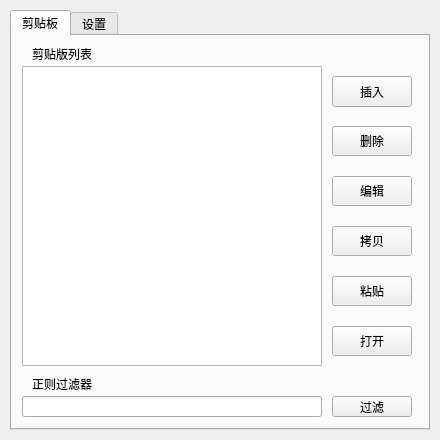
<?xml version="1.0" encoding="UTF-8"?>
<ui version="4.0">
 <class>MainWindow</class>
 <widget class="QMainWindow" name="MainWindow">
  <property name="geometry">
   <rect>
    <x>0</x>
    <y>0</y>
    <width>440</width>
    <height>440</height>
   </rect>
  </property>
  <property name="windowTitle">
   <string>ClipBoardQt</string>
  </property>
  <property name="iconSize">
   <size>
    <width>96</width>
    <height>96</height>
   </size>
  </property>
  <property name="animated">
   <bool>true</bool>
  </property>
  <property name="documentMode">
   <bool>false</bool>
  </property>
  <property name="dockNestingEnabled">
   <bool>false</bool>
  </property>
  <property name="unifiedTitleAndToolBarOnMac">
   <bool>false</bool>
  </property>
  <widget class="QWidget" name="centralwidget">
   <widget class="QTabWidget" name="mTabWidget">
    <property name="geometry">
     <rect>
      <x>10</x>
      <y>10</y>
      <width>420</width>
      <height>420</height>
     </rect>
    </property>
    <property name="currentIndex">
     <number>0</number>
    </property>
    <property name="documentMode">
     <bool>false</bool>
    </property>
    <widget class="QWidget" name="mTabClipBoard">
     <attribute name="title">
      <string>剪贴板</string>
     </attribute>
     <widget class="QLineEdit" name="mRegexpInput">
      <property name="geometry">
       <rect>
        <x>10</x>
        <y>360</y>
        <width>300</width>
        <height>21</height>
       </rect>
      </property>
     </widget>
     <widget class="QListWidget" name="mListWidget">
      <property name="geometry">
       <rect>
        <x>10</x>
        <y>30</y>
        <width>300</width>
        <height>300</height>
       </rect>
      </property>
     </widget>
     <widget class="QLabel" name="label">
      <property name="geometry">
       <rect>
        <x>20</x>
        <y>10</y>
        <width>141</width>
        <height>16</height>
       </rect>
      </property>
      <property name="text">
       <string>剪贴版列表</string>
      </property>
     </widget>
     <widget class="QLabel" name="label_2">
      <property name="geometry">
       <rect>
        <x>20</x>
        <y>340</y>
        <width>171</width>
        <height>16</height>
       </rect>
      </property>
      <property name="text">
       <string>正则过滤器</string>
      </property>
     </widget>
     <widget class="QPushButton" name="mFilterButton">
      <property name="geometry">
       <rect>
        <x>320</x>
        <y>360</y>
        <width>80</width>
        <height>21</height>
       </rect>
      </property>
      <property name="text">
       <string>过滤</string>
      </property>
     </widget>
     <widget class="QPushButton" name="mDeleteButton">
      <property name="geometry">
       <rect>
        <x>320</x>
        <y>90</y>
        <width>80</width>
        <height>30</height>
       </rect>
      </property>
      <property name="text">
       <string>删除</string>
      </property>
     </widget>
     <widget class="QPushButton" name="mAddButton">
      <property name="geometry">
       <rect>
        <x>320</x>
        <y>40</y>
        <width>80</width>
        <height>31</height>
       </rect>
      </property>
      <property name="text">
       <string>插入</string>
      </property>
     </widget>
     <widget class="QPushButton" name="mOpenButton">
      <property name="geometry">
       <rect>
        <x>320</x>
        <y>290</y>
        <width>80</width>
        <height>30</height>
       </rect>
      </property>
      <property name="text">
       <string>打开</string>
      </property>
     </widget>
     <widget class="QPushButton" name="mCopyButton">
      <property name="geometry">
       <rect>
        <x>320</x>
        <y>190</y>
        <width>80</width>
        <height>30</height>
       </rect>
      </property>
      <property name="text">
       <string>拷贝</string>
      </property>
     </widget>
     <widget class="QPushButton" name="mEditButton">
      <property name="geometry">
       <rect>
        <x>320</x>
        <y>140</y>
        <width>80</width>
        <height>30</height>
       </rect>
      </property>
      <property name="text">
       <string>编辑</string>
      </property>
     </widget>
     <widget class="QPushButton" name="mPasteButton">
      <property name="geometry">
       <rect>
        <x>320</x>
        <y>240</y>
        <width>80</width>
        <height>30</height>
       </rect>
      </property>
      <property name="text">
       <string>粘贴</string>
      </property>
     </widget>
    </widget>
    <widget class="QWidget" name="mSettings">
     <attribute name="title">
      <string>设置</string>
     </attribute>
     <widget class="QLineEdit" name="mSettingInputSavePath">
      <property name="geometry">
       <rect>
        <x>10</x>
        <y>30</y>
        <width>390</width>
        <height>30</height>
       </rect>
      </property>
      <property name="text">
       <string>{APP}</string>
      </property>
     </widget>
     <widget class="QLabel" name="label_3">
      <property name="geometry">
       <rect>
        <x>20</x>
        <y>10</y>
        <width>91</width>
        <height>16</height>
       </rect>
      </property>
      <property name="text">
       <string>数据保存位置</string>
      </property>
     </widget>
     <widget class="QPushButton" name="mSettingSave">
      <property name="geometry">
       <rect>
        <x>250</x>
        <y>350</y>
        <width>75</width>
        <height>30</height>
       </rect>
      </property>
      <property name="text">
       <string>保存</string>
      </property>
     </widget>
     <widget class="QPushButton" name="mSettingSave2">
      <property name="geometry">
       <rect>
        <x>330</x>
        <y>350</y>
        <width>75</width>
        <height>30</height>
       </rect>
      </property>
      <property name="text">
       <string>应用</string>
      </property>
     </widget>
     <widget class="QCheckBox" name="mSettingListenSystemClipBoard">
      <property name="geometry">
       <rect>
        <x>10</x>
        <y>110</y>
        <width>151</width>
        <height>19</height>
       </rect>
      </property>
      <property name="text">
       <string>监听剪贴板</string>
      </property>
     </widget>
     <widget class="QCheckBox" name="mSettingAutoStart">
      <property name="geometry">
       <rect>
        <x>10</x>
        <y>140</y>
        <width>80</width>
        <height>19</height>
       </rect>
      </property>
      <property name="text">
       <string>开机自启动</string>
      </property>
      <property name="checked">
       <bool>true</bool>
      </property>
     </widget>
     <widget class="QCheckBox" name="mSettingMinTray">
      <property name="geometry">
       <rect>
        <x>10</x>
        <y>170</y>
        <width>161</width>
        <height>19</height>
       </rect>
      </property>
      <property name="text">
       <string>最小化到托盘</string>
      </property>
      <property name="checked">
       <bool>true</bool>
      </property>
     </widget>
     <widget class="QCheckBox" name="mSettingDeheavy">
      <property name="geometry">
       <rect>
        <x>10</x>
        <y>80</y>
        <width>171</width>
        <height>19</height>
       </rect>
      </property>
      <property name="text">
       <string>剪贴板去重</string>
      </property>
      <property name="checked">
       <bool>true</bool>
      </property>
     </widget>
    </widget>
   </widget>
  </widget>
 </widget>
 <resources/>
 <connections/>
</ui>
